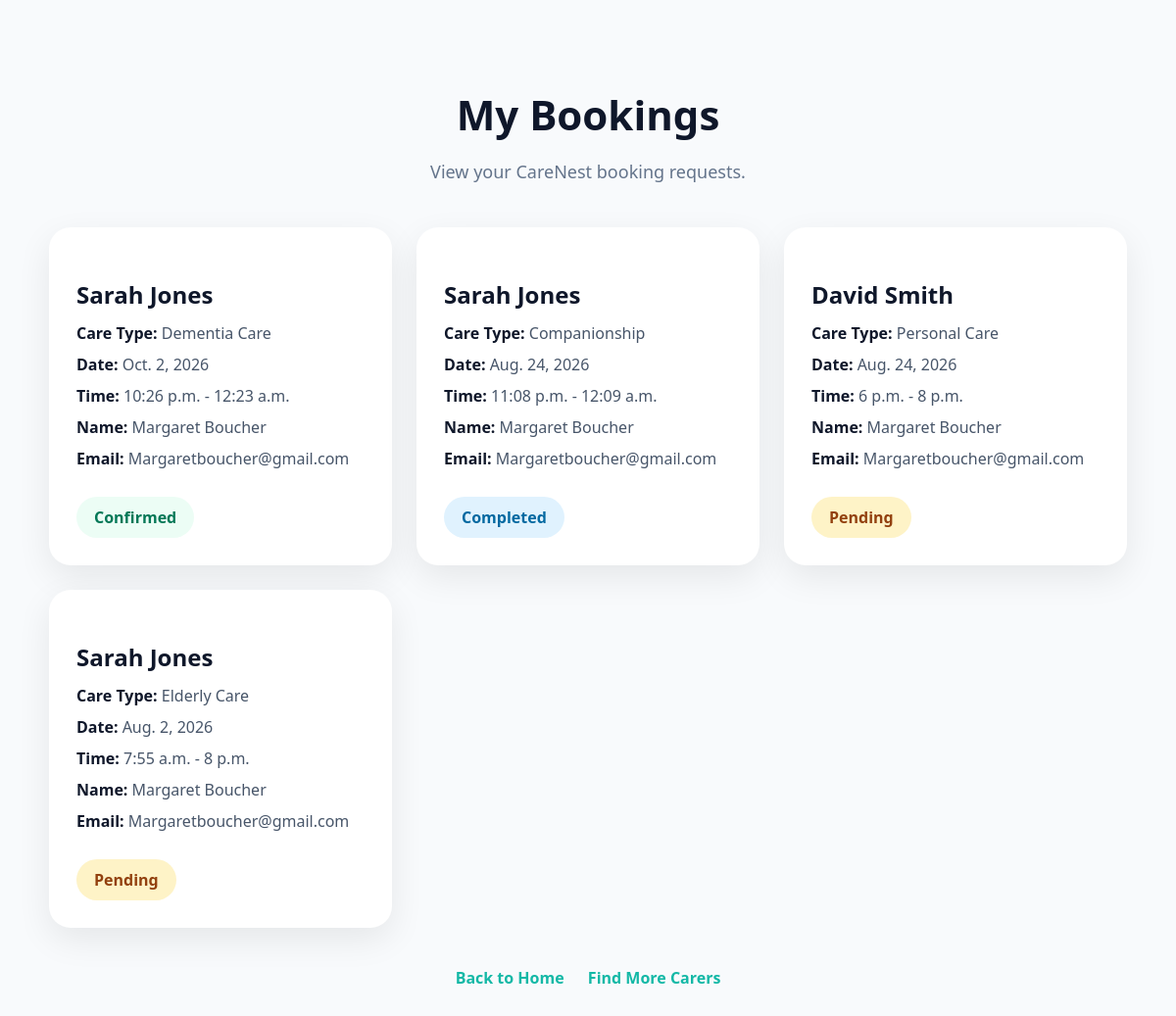
/booking/my-bookings/ (signed in), run on the app's committed database.
### bookings/models.py (models this page shows, shortened)
class Booking(models.Model):
    CARE_TYPES = (
        ('elderly', 'Elderly Care'),
        ('dementia', 'Dementia Care'),
        ('personal', 'Personal Care'),
        ('overnight', 'Overnight Care'),
        ('companionship', 'Companionship'),
    )
    family = models.ForeignKey(
        User,
        on_delete=models.CASCADE,
        null=True,
        blank=True
    )
    client_name = models.CharField(max_length=100)
    client_email = models.EmailField()
    carer = models.ForeignKey(
        Carer,
        on_delete=models.CASCADE
    )
    care_type = models.CharField(
        max_length=50,
        choices=CARE_TYPES
    )
    booking_date = models.DateField()
    start_time = models.TimeField()
    end_time = models.TimeField()
    STATUS_CHOICES = (
    ('pending', 'Pending'),
    ('confirmed', 'Confirmed'),
    ('completed', 'Completed'),
    ('cancelled', 'Cancelled'),
    )
    status = models.CharField(
    max_length=20,
    choices=STATUS_CHOICES,
    default='pending'
    )
    created_at = models.DateTimeField(
        auto_now_add=True
    )

### carers/models.py (models this page shows, shortened)
class Carer(models.Model):
    user = models.OneToOneField(
        User,
        on_delete=models.CASCADE,
        null=True,
        blank=True,
        related_name='carer_profile'
    )
    GENDER_CHOICES = (
        ('male', 'Male'),
        ('female', 'Female'),
    )
    CARE_TYPES = (
        ('Dementia Care', 'Dementia Care'),
        ('Personal Care', 'Personal Care'),
        ('Companionship', 'Companionship'),
        ('Overnight Care', 'Overnight Care'),
    )
    care_type = models.CharField(
        max_length=50,
        choices=CARE_TYPES,
        default='Personal Care'
    )
    full_name = models.CharField(max_length=100)
    photo = models.ImageField(
        upload_to='carers/',
        blank=True,
        null=True
    )
    gender = models.CharField(
        max_length=10,
        choices=GENDER_CHOICES,
        default='female'
    )
    postcode = models.CharField(max_length=20)
    experience_years = models.PositiveIntegerField()
    hourly_rate = models.DecimalField(
        max_digits=8,
        decimal_places=2
    )
    bio = models.TextField()
    dbs_verified = models.BooleanField(
        default=False
    )

### bookings/views.py (the view)
# urls.py: path('my-bookings/', my_bookings, name='my_bookings'),
@login_required
def my_bookings(request):
    bookings = Booking.objects.filter(
        family=request.user
    ).order_by('-created_at')
    return render(
        request,
        'bookings/my_bookings.html',
        {'bookings': bookings}
    )

### bookings/templates/bookings/my_bookings.html (shortened to what this page needs)
{% load static %}
<!DOCTYPE html>
<html>
<head>
</head>
<body>
<div class="dashboard">
    <div class="dashboard-header">
        <h1>My Bookings</h1>
        <p>
            View your CareNest booking requests.
        </p>
    </div>
    {% if bookings %}
        <div class="bookings-grid">
            {% for booking in bookings %}
                <div class="booking-card">
                    <h3>{{ booking.carer.full_name }}</h3>
                    <div class="booking-detail">
                        <strong>Care Type:</strong>
                        {{ booking.get_care_type_display }}
                    </div>
                    <div class="booking-detail">
                        <strong>Date:</strong>
                        {{ booking.booking_date }}
                    </div>
                    <div class="booking-detail">
                        <strong>Time:</strong>
                        {{ booking.start_time }} - {{ booking.end_time }}
                    </div>
                    <div class="booking-detail">
                        <strong>Name:</strong>
                        {{ booking.client_name }}
                    </div>
                    <div class="booking-detail">
                        <strong>Email:</strong>
                        {{ booking.client_email }}
                    </div>
                    <span class="status status-{{ booking.status }}">
                         {{ booking.get_status_display }}
                    </span>
                </div>
            {% endfor %}
        </div>
    {% endif %}
    <div class="top-links">
    <a href="/">Back to Home</a>
       <a href="/carers/">Find More Carers</a>
    </div>
</div>
</body>
</html>

### bookings/templates/bookings/my_bookings.html (style rules this page uses)
body { margin: 0; font-family: "Segoe UI", sans-serif; background: #f8fafc; color: #0f172a; }
.dashboard { max-width: 1100px; margin: auto; padding: 60px 20px; }
.dashboard-header { text-align: center; margin-bottom: 45px; }
.dashboard-header h1 { font-size: 42px; margin-bottom: 10px; }
.dashboard-header p { color: #64748b; font-size: 18px; }
.bookings-grid { display: grid; grid-template-columns: repeat(auto-fit, minmax(320px, 1fr)); gap: 25px; }
.booking-card { background: white; padding: 28px; border-radius: 22px; box-shadow: 0 12px 35px rgba(0,0,0,0.08); }
.booking-card h3 { font-size: 24px; margin-bottom: 12px; color: #0f172a; }
.booking-detail { margin-bottom: 10px; color: #475569; }
.booking-detail strong { color: #0f172a; }
.status { display: inline-block; margin-top: 18px; padding: 10px 18px; background: #ecfdf5; color: #047857; border-radius: 999px; font-weight: bold; }
.top-links { text-align: center; margin-top: 40px; }
.top-links a { color: #14b8a6; text-decoration: none; font-weight: 600; margin: 0 10px; }
.status-pending { background: #fef3c7; color: #92400e; }
.status-confirmed { background: #ecfdf5; color: #047857; }
.status-completed { background: #e0f2fe; color: #0369a1; }

### data on the page
Booking: carer.full_name "Sarah Jones", care_type "Dementia Care", booking_date "Oct. 2, 2026", start_time "10:26 p.m.", end_time "12:23 a.m.", client_name "Margaret Boucher", client_email "Margaretboucher@gmail.com", status "Confirmed"
Booking: carer.full_name "Sarah Jones", care_type "Companionship", booking_date "Aug. 24, 2026", start_time "11:08 p.m.", end_time "12:09 a.m.", client_name "Margaret Boucher", client_email "Margaretboucher@gmail.com", status "Completed"
Booking: carer.full_name "David Smith", care_type "Personal Care", booking_date "Aug. 24, 2026", start_time "6 p.m.", end_time "8 p.m.", client_name "Margaret Boucher", client_email "Margaretboucher@gmail.com", status "Pending"
Booking: carer.full_name "Sarah Jones", care_type "Elderly Care", booking_date "Aug. 2, 2026", start_time "7:55 a.m.", end_time "8 p.m.", client_name "Margaret Boucher", client_email "Margaretboucher@gmail.com", status "Pending"
